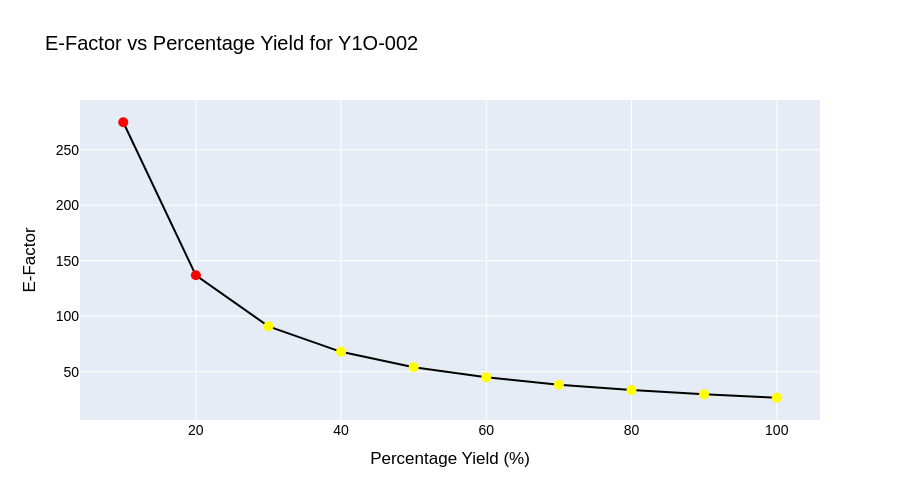

Notebook code cell kept with this figure:
### Code cell
#plots the e-factor line graph for reaction 2
plot_single_reaction(df_e_factor_values, "Y1O-002")

### Figure 1 — Plotly figure (JSON) as saved in the notebook; plotly's stock layout.template omitted (floating-point values rounded to 4 significant figures)
{"data": [{"hovertemplate": "Percentage Yield (%)=%{x}<br>E‑Factor=%{y}<extra></extra>", "legendgroup": "", "line": {"color": "black", "dash": "solid"}, "marker": {"color": ["#FF0000", "#FF0000", "#FFFF00", "#FFFF00", "#FFFF00", "#FFFF00", "#FFFF00", "#FFFF00", "#FFFF00", "#FFFF00"], "size": 10, "symbol": "circle"}, "mode": "lines+markers", "name": "", "orientation": "v", "showlegend": false, "type": "scatter", "x": [10, 20, 30, 40, 50, 60, 70, 80, 90, 100], "xaxis": "x", "y": [274.7, 136.9, 90.91, 67.93, 54.15, 44.96, 38.39, 33.47, 29.64, 26.57], "yaxis": "y"}], "layout": {"font": {"color": "black", "family": "Arial", "size": 14}, "height": 500, "legend": {"tracegroupgap": 0}, "title": {"text": "E‑Factor vs Percentage Yield for Y1O-002"}, "xaxis": {"anchor": "y", "domain": [0, 1], "nticks": 10, "title": {"text": "Percentage Yield (%)"}}, "yaxis": {"anchor": "x", "domain": [0, 1], "nticks": 10, "title": {"text": "E‑Factor"}}}}
